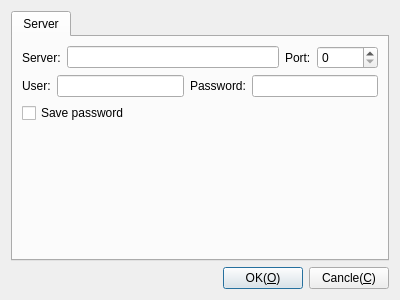
<?xml version="1.0" encoding="UTF-8"?>
<ui version="4.0">
 <class>CDlgSettingsSSH</class>
 <widget class="QDialog" name="CDlgSettingsSSH">
  <property name="geometry">
   <rect>
    <x>0</x>
    <y>0</y>
    <width>400</width>
    <height>300</height>
   </rect>
  </property>
  <property name="windowTitle">
   <string>Set ssh</string>
  </property>
  <layout class="QGridLayout" name="gridLayout">
   <item row="0" column="0">
    <widget class="QTabWidget" name="tabWidget">
     <property name="currentIndex">
      <number>0</number>
     </property>
     <widget class="QWidget" name="Server">
      <attribute name="title">
       <string>Server</string>
      </attribute>
      <layout class="QGridLayout" name="gridLayout_2">
       <item row="0" column="0">
        <layout class="QHBoxLayout" name="horizontalLayout_2">
         <item>
          <widget class="QLabel" name="label">
           <property name="text">
            <string>Server:</string>
           </property>
          </widget>
         </item>
         <item>
          <widget class="QLineEdit" name="leHost"/>
         </item>
         <item>
          <widget class="QLabel" name="label_2">
           <property name="text">
            <string>Port:</string>
           </property>
          </widget>
         </item>
         <item>
          <widget class="QSpinBox" name="sbPort">
           <property name="maximum">
            <number>65523</number>
           </property>
          </widget>
         </item>
        </layout>
       </item>
       <item row="1" column="0">
        <layout class="QHBoxLayout" name="horizontalLayout_3">
         <item>
          <widget class="QLabel" name="label_3">
           <property name="text">
            <string>User:</string>
           </property>
          </widget>
         </item>
         <item>
          <widget class="QLineEdit" name="leUser"/>
         </item>
         <item>
          <widget class="QLabel" name="label_4">
           <property name="text">
            <string>Password:</string>
           </property>
          </widget>
         </item>
         <item>
          <widget class="QLineEdit" name="lePassword">
           <property name="echoMode">
            <enum>QLineEdit::Password</enum>
           </property>
          </widget>
         </item>
        </layout>
       </item>
       <item row="3" column="0">
        <spacer name="verticalSpacer">
         <property name="orientation">
          <enum>Qt::Vertical</enum>
         </property>
         <property name="sizeHint" stdset="0">
          <size>
           <width>20</width>
           <height>40</height>
          </size>
         </property>
        </spacer>
       </item>
       <item row="2" column="0">
        <widget class="QCheckBox" name="cbSavePassword">
         <property name="text">
          <string>Save password</string>
         </property>
        </widget>
       </item>
      </layout>
     </widget>
    </widget>
   </item>
   <item row="1" column="0">
    <layout class="QHBoxLayout" name="horizontalLayout">
     <item>
      <spacer name="horizontalSpacer">
       <property name="orientation">
        <enum>Qt::Horizontal</enum>
       </property>
       <property name="sizeHint" stdset="0">
        <size>
         <width>40</width>
         <height>20</height>
        </size>
       </property>
      </spacer>
     </item>
     <item>
      <widget class="QPushButton" name="pbOK">
       <property name="text">
        <string>OK(&amp;O)</string>
       </property>
      </widget>
     </item>
     <item>
      <widget class="QPushButton" name="pbCancle">
       <property name="text">
        <string>Cancle(&amp;C)</string>
       </property>
      </widget>
     </item>
    </layout>
   </item>
  </layout>
 </widget>
 <resources/>
 <connections/>
</ui>
